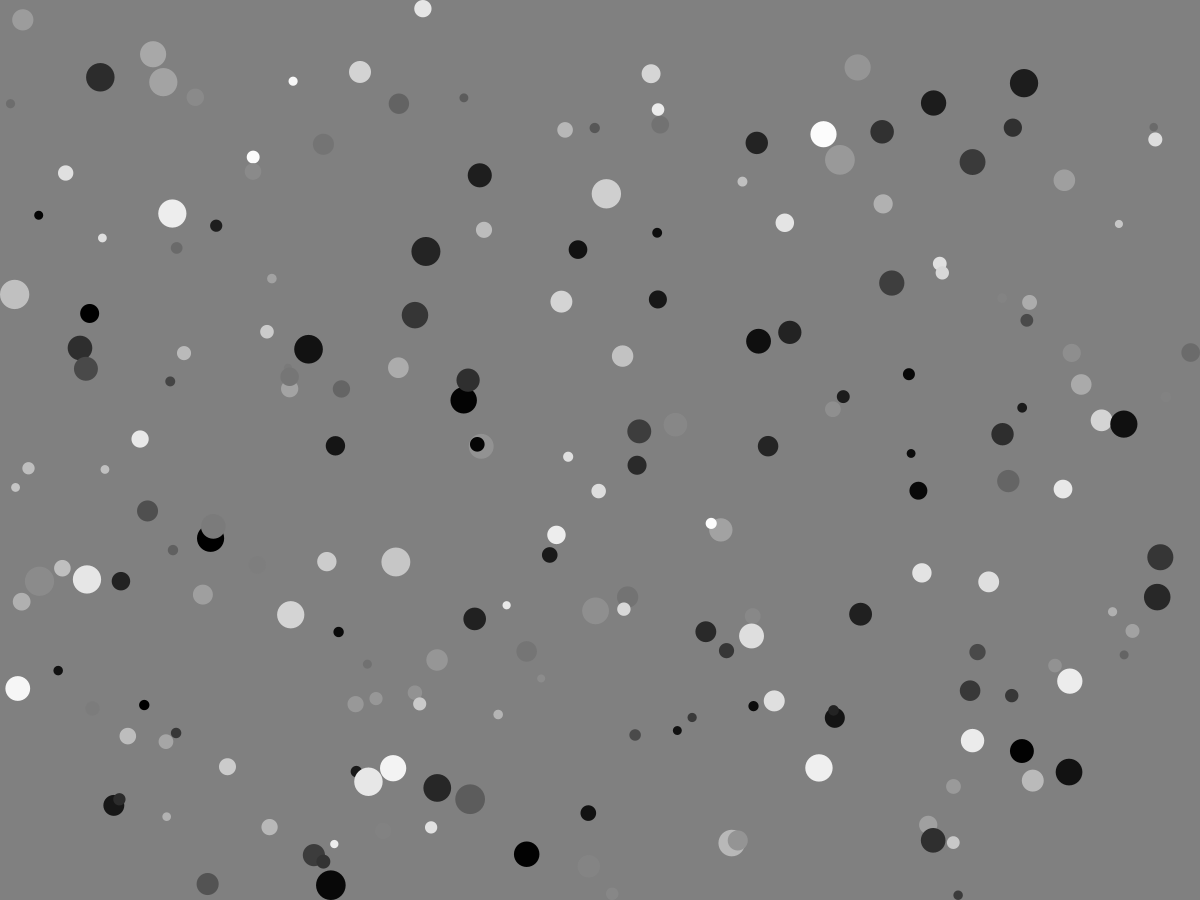
Frame 1 (no input)
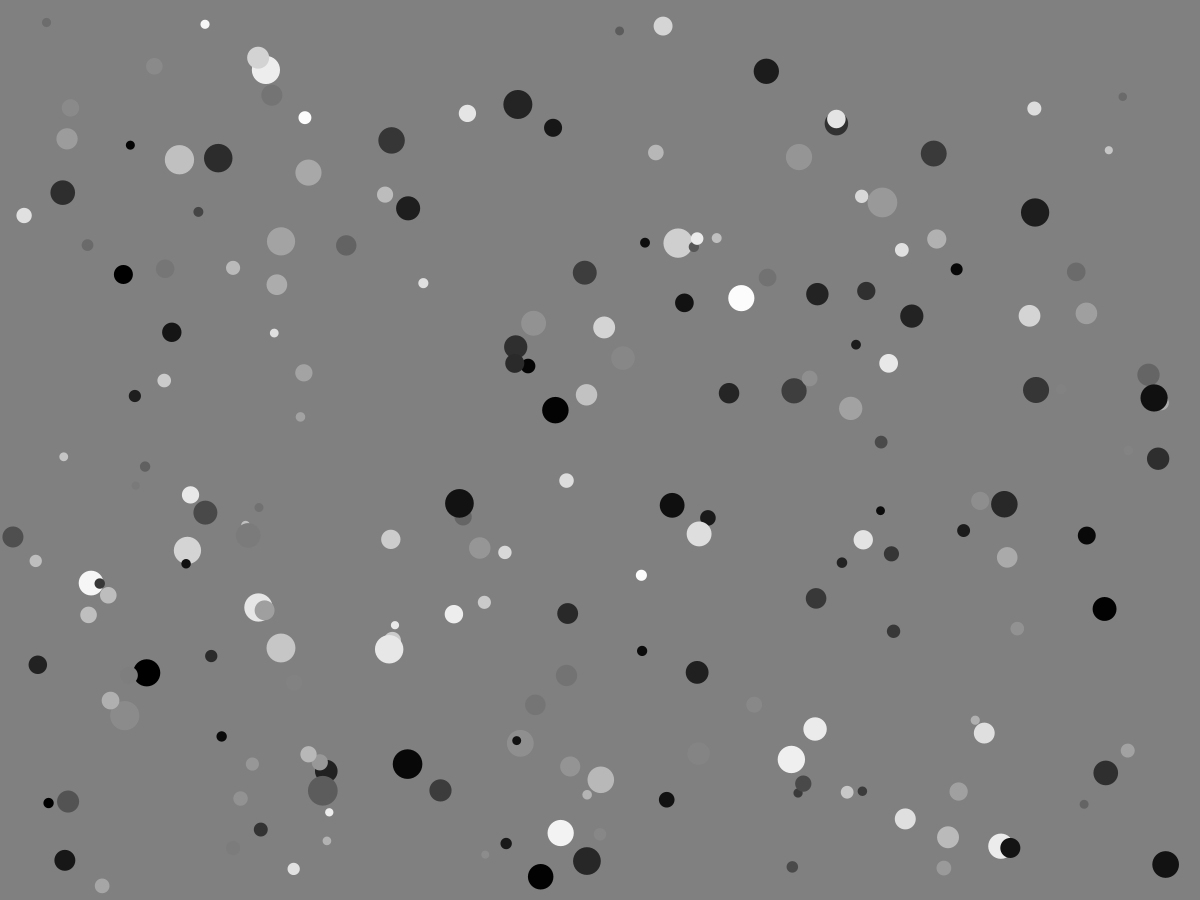
Frame 60 (the mouse pressed at the canvas centre just before this capture)
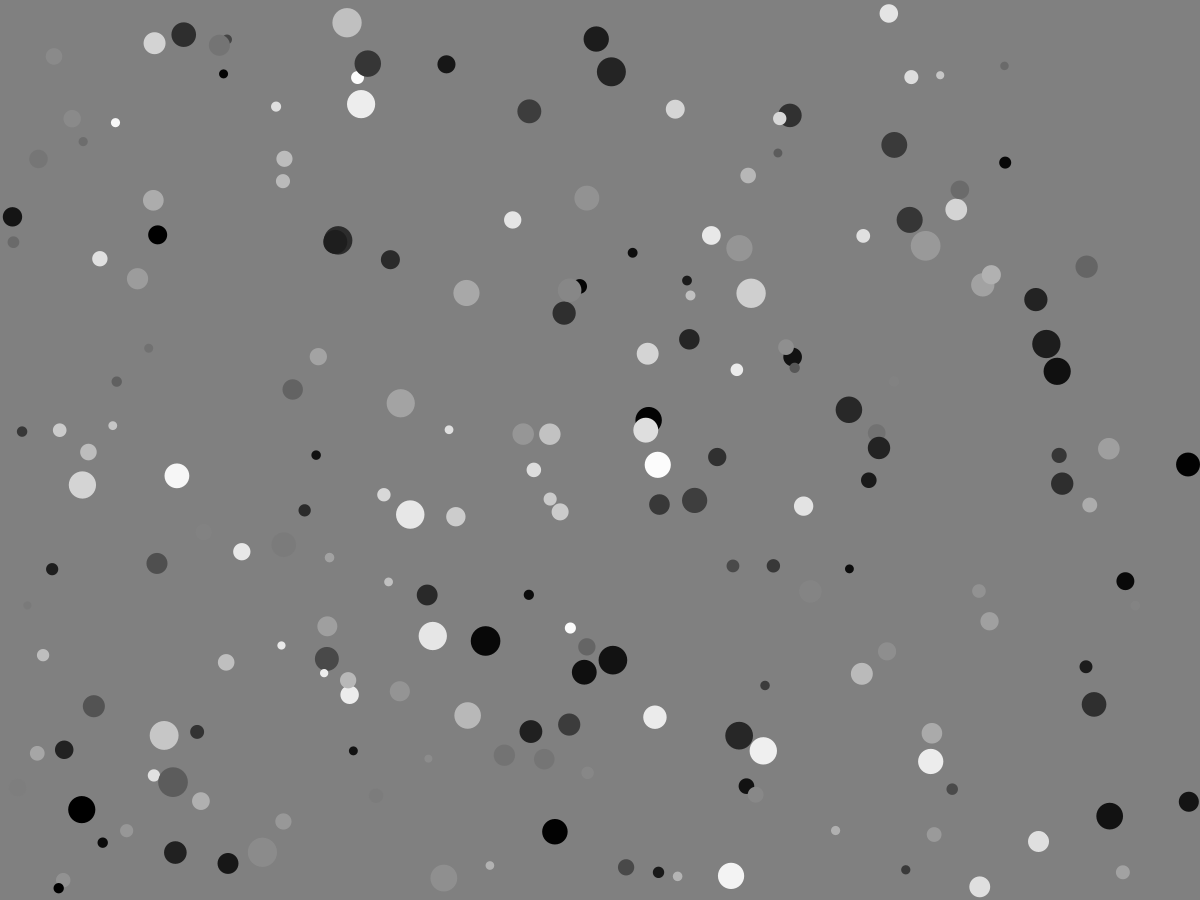
Frame 120 (the mouse held since frame 60 and released just before this capture)

The Processing sketch that drew these frames (run headless with seeded random() and noise(); from frame 60 on, the mouse is pressed at the canvas centre):

// Processing sketch: balls
// ── balls.pde
int num = 200;
Ball[] balls = new Ball[num];

void setup(){
  size(1200, 900);
  smooth();
  noStroke();
  frameRate(30);
  for(int i = 0; i < num; i++){
    balls[i] = new Ball(random(4, 15), random(0, width), random(0, height), color(random(0, 255)), random(-3, 3), random(-3, 3));
  }
}

void draw(){
  background(128);
  for(int i = 0; i < num; i++){
    balls[i].update();
  }
}

class Ball{
  float radius, posX, posY, speedX, speedY;
  color clr;
  
  Ball(float r, float x, float y, color c, float sx, float sy){
    radius = r;
    posX = x;
    posY = y;
    clr = c;
    speedX = sx;
    speedY = sy;
  }
  
  void update(){
  posX += speedX;
  posY += speedY;
  
  // 床に当たったとき
  if(posY + radius > height){
    speedY = -speedY;
    posY = height - radius;
  }
  // 天井に当たったとき
  if(posY - radius < 0){
    speedY = -speedY;
    posY = radius;
  }
  // 右の壁に当たったとき
  if(posX + radius > width){
    speedX = -speedX;
    posX = width - radius;
  }
  // 左の壁にに当たったとき
  if(posX - radius < 0){
    speedX = -speedX;
    posX = radius;
  }
  fill(clr);
  ellipse(posX, posY, radius*2, radius*2);
  }
}
